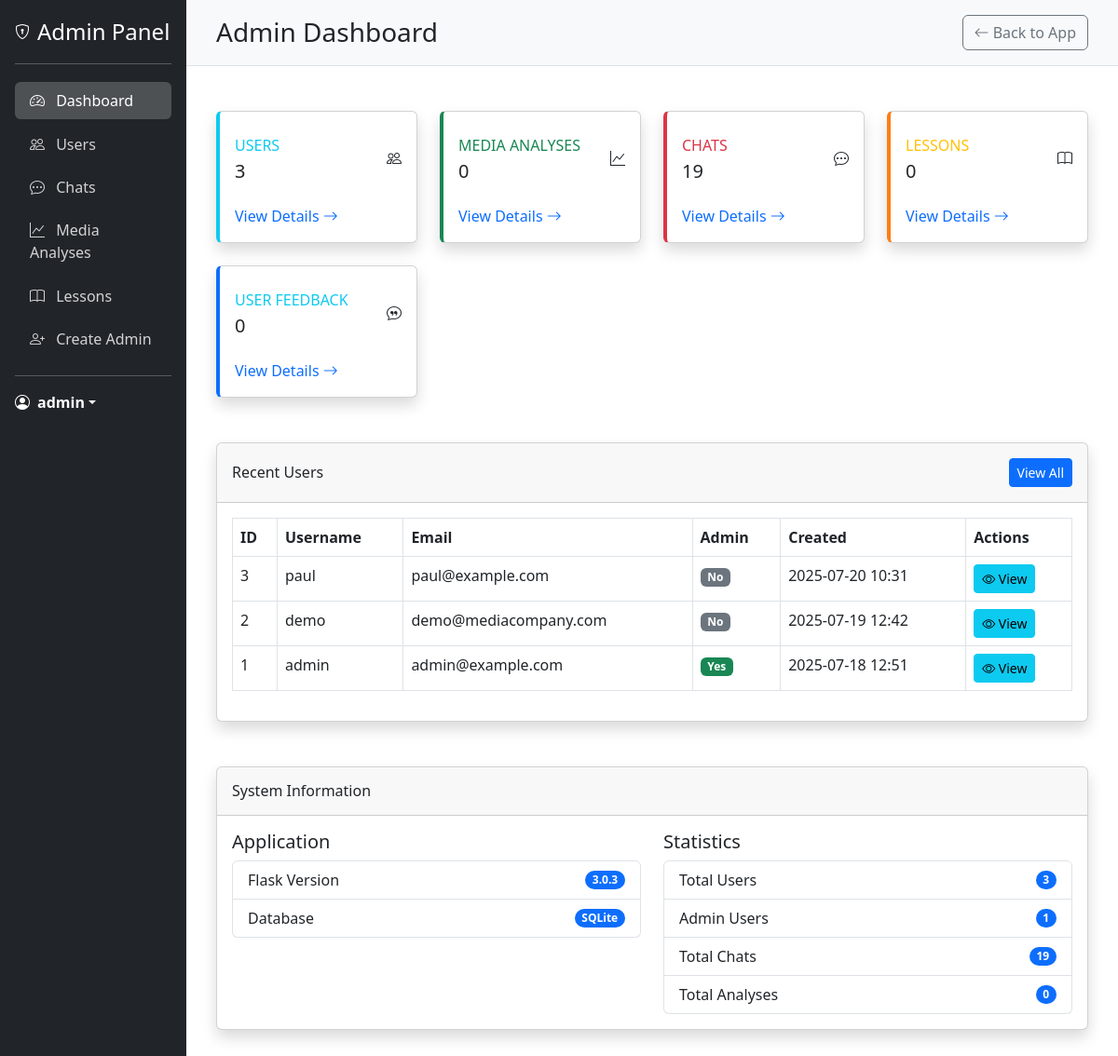
The page /admin/dashboard (signed in) on the database its author committed.
### models.py (models this page shows, shortened)
class User(UserMixin, db.Model):
    __tablename__ = 'users'
    id = db.Column(db.Integer, primary_key=True)
    username = db.Column(db.String(80), unique=True, nullable=False)
    email = db.Column(db.String(120), unique=True, nullable=False)
    password_hash = db.Column(db.String(128), nullable=False)
    is_admin = db.Column(db.Boolean, default=False)
    created_at = db.Column(db.DateTime, default=datetime.utcnow)
    last_login = db.Column(db.DateTime)
    latitude = db.Column(db.Float)
    longitude = db.Column(db.Float)
    location_name = db.Column(db.String(200))
    analyses = db.relationship('MediaAnalysis', backref='user', lazy=True)

### app.py (the view)
@app.route('/admin/dashboard')
@login_required
@admin_required
def admin_dashboard():
    user_count = User.query.count()
    analysis_count = MediaAnalysis.query.count()
    chat_count = Chat.query.count()
    lesson_count = Lesson.query.count()
    feedback_count = Feedback.query.count()
    admin_count = 0
    for user in User.query.all():
        if hasattr(user, 'is_admin') and user.is_admin:
            admin_count += 1
    import flask
    flask_version = flask.__version__
    recent_users = User.query.order_by(User.created_at.desc()).limit(5).all()
    return render_template(
        'admin/dashboard.html',
        user_count=user_count,
        analysis_count=analysis_count,
        chat_count=chat_count,
        lesson_count=lesson_count,
        feedback_count=feedback_count,
        recent_users=recent_users,
        admin_count=admin_count,
        flask_version=flask_version
    )

### templates/admin/dashboard.html (shortened to what this page needs)
{% extends "admin/base_admin.html" %}
{% block header %}Admin Dashboard{% endblock %}
{% block content %}
<div class="row">
    <div class="col-xl-3 col-md-6 mb-4">
        <div class="card card-admin card-users shadow h-100 py-2">
            <div class="card-body">
                <div class="row no-gutters align-items-center">
                    <div class="col mr-2">
                        <div class="text-xs font-weight-bold text-info text-uppercase mb-1">
                            Users</div>
                        <div class="h5 mb-0 font-weight-bold text-gray-800">{{ user_count }}</div>
                    </div>
                    <div class="col-auto">
                        <i class="bi bi-people fa-2x text-gray-300"></i>
                    </div>
                </div>
            </div>
            <div class="card-footer bg-transparent border-0">
                <a href="{{ url_for('admin_users') }}" class="text-decoration-none">View Details <i class="bi bi-arrow-right"></i></a>
            </div>
        </div>
    </div>
    <div class="col-xl-3 col-md-6 mb-4">
        <div class="card card-admin card-analyses shadow h-100 py-2">
            <div class="card-body">
                <div class="row no-gutters align-items-center">
                    <div class="col mr-2">
                        <div class="text-xs font-weight-bold text-success text-uppercase mb-1">
                            Media Analyses</div>
                        <div class="h5 mb-0 font-weight-bold text-gray-800">{{ analysis_count }}</div>
                    </div>
                    <div class="col-auto">
                        <i class="bi bi-graph-up fa-2x text-gray-300"></i>
                    </div>
                </div>
            </div>
            <div class="card-footer bg-transparent border-0">
                <a href="{{ url_for('admin_analyses') }}" class="text-decoration-none">View Details <i class="bi bi-arrow-right"></i></a>
            </div>
        </div>
    </div>
    <div class="col-xl-3 col-md-6 mb-4">
        <div class="card card-admin card-chats shadow h-100 py-2">
            <div class="card-body">
                <div class="row no-gutters align-items-center">
                    <div class="col mr-2">
                        <div class="text-xs font-weight-bold text-danger text-uppercase mb-1">
                            Chats</div>
                        <div class="h5 mb-0 font-weight-bold text-gray-800">{{ chat_count }}</div>
                    </div>
                    <div class="col-auto">
                        <i class="bi bi-chat-dots fa-2x text-gray-300"></i>
                    </div>
                </div>
            </div>
            <div class="card-footer bg-transparent border-0">
                <a href="{{ url_for('admin_chats') }}" class="text-decoration-none">View Details <i class="bi bi-arrow-right"></i></a>
            </div>
        </div>
    </div>
    <div class="col-xl-3 col-md-6 mb-4">
        <div class="card card-admin card-lessons shadow h-100 py-2">
            <div class="card-body">
                <div class="row no-gutters align-items-center">
                    <div class="col mr-2">
                        <div class="text-xs font-weight-bold text-warning text-uppercase mb-1">
                            Lessons</div>
                        <div class="h5 mb-0 font-weight-bold text-gray-800">{{ lesson_count }}</div>
                    </div>
                    <div class="col-auto">
                        <i class="bi bi-book fa-2x text-gray-300"></i>
                    </div>
                </div>
            </div>
            <div class="card-footer bg-transparent border-0">
                <a href="{{ url_for('admin_lessons') }}" class="text-decoration-none">View Details <i class="bi bi-arrow-right"></i></a>
            </div>
        </div>
    </div>
</div>
<div class="row">
    <div class="col-xl-3 col-md-6 mb-4">
        <div class="card card-admin card-feedback shadow h-100 py-2">
            <div class="card-body">
                <div class="row no-gutters align-items-center">
                    <div class="col mr-2">
                        <div class="text-xs font-weight-bold text-info text-uppercase mb-1">
                            User Feedback</div>
                        <div class="h5 mb-0 font-weight-bold text-gray-800">{{ feedback_count }}</div>
                    </div>
                    <div class="col-auto">
                        <i class="bi bi-chat-quote fa-2x text-gray-300"></i>
                    </div>
                </div>
            </div>
            <div class="card-footer bg-transparent border-0">
                <a href="{{ url_for('admin_feedback') }}" class="text-decoration-none">View Details <i class="bi bi-arrow-right"></i></a>
            </div>
        </div>
    </div>
</div>
<div class="row mt-4">
    <div class="col-12">
        <div class="card shadow mb-4">
            <div class="card-header py-3 d-flex flex-row align-items-center justify-content-between">
                <h6 class="m-0 font-weight-bold">Recent Users</h6>
                <a href="{{ url_for('admin_users') }}" class="btn btn-sm btn-primary">View All</a>
            </div>
            <div class="card-body">
                <div class="table-responsive">
                    <table class="table table-bordered" width="100%" cellspacing="0">
                        <thead>
                            <tr>
                                <th>ID</th>
                                <th>Username</th>
                                <th>Email</th>
                                <th>Admin</th>
                                <th>Created</th>
                                <th>Actions</th>
                            </tr>
                        </thead>
                        <tbody>
                            {% for user in recent_users %}
                            <tr>
                                <td>{{ user.id }}</td>
                                <td>{{ user.username }}</td>
                                <td>{{ user.email }}</td>
                                <td>
                                    {% if user.is_admin %}
                                    <span class="badge bg-success">Yes</span>
                                    {% else %}
                                    <span class="badge bg-secondary">No</span>
                                    {% endif %}
                                </td>
                                <td>{{ user.created_at.strftime('%Y-%m-%d %H:%M') if user.created_at else 'N/A' }}</td>
                                <td>
                                    <a href="{{ url_for('admin_user_detail', user_id=user.id) }}" class="btn btn-sm btn-info">
                                        <i class="bi bi-eye"></i> View
                                    </a>
                                </td>
                            </tr>
                            {% endfor %}
                        </tbody>
                    </table>
                </div>
            </div>
        </div>
    </div>
</div>
<div class="row mt-4">
    <div class="col-12">
        <div class="card shadow mb-4">
            <div class="card-header py-3">
                <h6 class="m-0 font-weight-bold">System Information</h6>
            </div>
            <div class="card-body">
                <div class="row">
                    <div class="col-md-6">
                        <h5>Application</h5>
                        <ul class="list-group mb-4">
                            <li class="list-group-item d-flex justify-content-between align-items-center">
                                Flask Version
                                <span class="badge bg-primary rounded-pill">{{ flask_version }}</span>
                            </li>
                            <li class="list-group-item d-flex justify-content-between align-items-center">
                                Database
                                <span class="badge bg-primary rounded-pill">SQLite</span>
                            </li>
                        </ul>
                    </div>
                    <div class="col-md-6">
                        <h5>Statistics</h5>
                        <ul class="list-group">
                            <li class="list-group-item d-flex justify-content-between align-items-center">
                                Total Users
                                <span class="badge bg-primary rounded-pill">{{ user_count }}</span>
                            </li>
                            <li class="list-group-item d-flex justify-content-between align-items-center">
                                Admin Users
                                <span class="badge bg-primary rounded-pill">{{ admin_count }}</span>
                            </li>
                            <li class="list-group-item d-flex justify-content-between align-items-center">
                                Total Chats
                                <span class="badge bg-primary rounded-pill">{{ chat_count }}</span>
                            </li>
                            <li class="list-group-item d-flex justify-content-between align-items-center">
                                Total Analyses
                                <span class="badge bg-primary rounded-pill">{{ analysis_count }}</span>
                            </li>
                        </ul>
                    </div>
                </div>
            </div>
        </div>
    </div>
</div>
{% endblock %}

### templates/admin/base_admin.html (shortened to what this page needs)
<!DOCTYPE html>
<html lang="en">
<head>
    <link href="https://cdn.jsdelivr.net/npm/bootstrap@5.3.0-alpha1/dist/css/bootstrap.min.css" rel="stylesheet">
    <link rel="stylesheet" href="https://cdn.jsdelivr.net/npm/bootstrap-icons@1.10.3/font/bootstrap-icons.css">
</head>
<body>
    <div class="container-fluid">
        <div class="row">
            <div class="col-md-2 admin-sidebar p-0">
                <div class="d-flex flex-column p-3">
                    <a href="{{ url_for('admin_dashboard') }}" class="d-flex align-items-center mb-3 mb-md-0 me-md-auto text-white text-decoration-none">
                        <i class="bi bi-shield-lock me-2"></i>
                        <span class="fs-4">Admin Panel</span>
                    </a>
                    <hr>
                    <ul class="nav nav-pills flex-column mb-auto">
                        <li class="nav-item">
                            <a href="{{ url_for('admin_dashboard') }}" class="nav-link {% if request.endpoint == 'admin_dashboard' %}active{% endif %}">
                                <i class="bi bi-speedometer2 me-2"></i>
                                Dashboard
                            </a>
                        </li>
                        <li>
                            <a href="{{ url_for('admin_users') }}" class="nav-link {% if request.endpoint == 'admin_users' or request.endpoint == 'admin_user_detail' %}active{% endif %}">
                                <i class="bi bi-people me-2"></i>
                                Users
                            </a>
                        </li>
                        <li>
                            <a href="{{ url_for('admin_chats') }}" class="nav-link {% if request.endpoint == 'admin_chats' or request.endpoint == 'admin_chat_detail' %}active{% endif %}">
                                <i class="bi bi-chat-dots me-2"></i>
                                Chats
                            </a>
                        </li>
                        <li>
                            <a href="{{ url_for('admin_analyses') }}" class="nav-link {% if request.endpoint == 'admin_analyses' %}active{% endif %}">
                                <i class="bi bi-graph-up me-2"></i>
                                Media Analyses
                            </a>
                        </li>
                        <li>
                            <a href="{{ url_for('admin_lessons') }}" class="nav-link {% if request.endpoint == 'admin_lessons' %}active{% endif %}">
                                <i class="bi bi-book me-2"></i>
                                Lessons
                            </a>
                        </li>
                        <li>
                            <a href="{{ url_for('create_admin') }}" class="nav-link {% if request.endpoint == 'create_admin' %}active{% endif %}">
                                <i class="bi bi-person-plus me-2"></i>
                                Create Admin
                            </a>
                        </li>
                    </ul>
                    <hr>
                    <div class="dropdown">
                        <a href="#" class="d-flex align-items-center text-white text-decoration-none dropdown-toggle" id="dropdownUser1" data-bs-toggle="dropdown" aria-expanded="false">
                            <i class="bi bi-person-circle me-2"></i>
                            <strong>{{ current_user.username }}</strong>
                        </a>
                    </div>
                </div>
            </div>
            <div class="col-md-10 p-0">
                <div class="admin-header d-flex justify-content-between align-items-center">
                    <h1 class="h3 mb-0">{% block header %}Admin Dashboard{% endblock %}</h1>
                    <div>
                        <a href="{{ url_for('landing_page1') }}" class="btn btn-outline-secondary">
                            <i class="bi bi-arrow-left"></i> Back to App
                        </a>
                    </div>
                </div>
                <div class="admin-content">
                    {% block content %}{% endblock %}
                </div>
            </div>
        </div>
    </div>
</body>
</html>

### rows shown on the page
User: username "admin", id "1", email "admin@example.com", is_admin "Yes", created_at "2025-07-18 12:51"
User: id "3", username "paul", email "paul@example.com", is_admin "No", created_at "2025-07-20 10:31"
User: id "2", username "demo", email "demo@mediacompany.com", is_admin "No", created_at "2025-07-19 12:42"

### other values the page prints
{{ user_count }} "3"
{{ analysis_count }} "0"
{{ chat_count }} "19"
{{ lesson_count }} "0"
{{ feedback_count }} "0"
{{ flask_version }} "3.0.3"
{{ admin_count }} "1"
